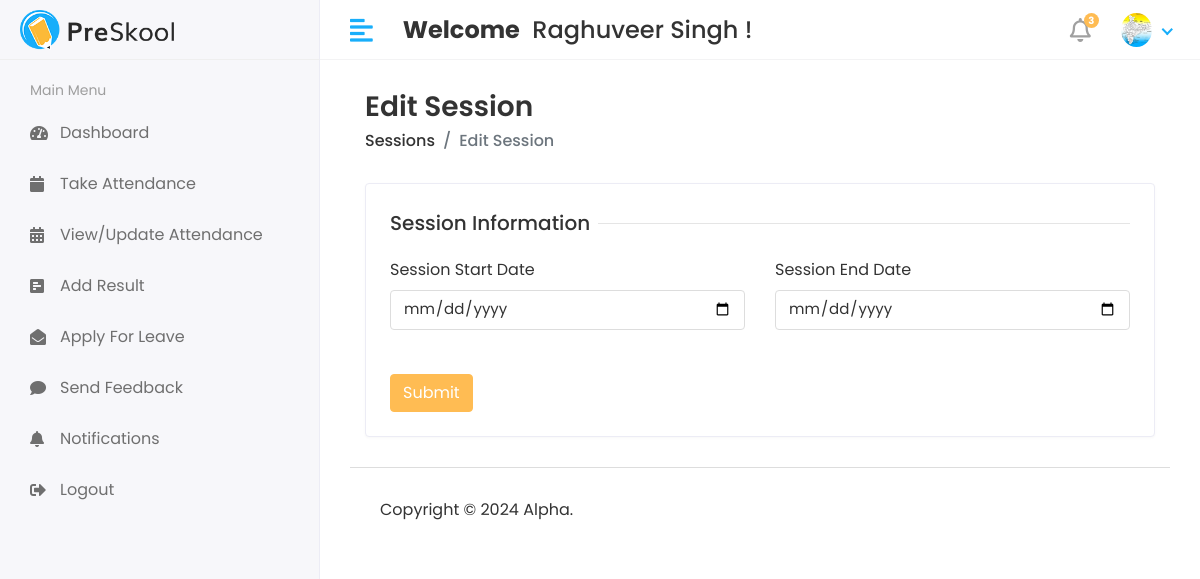
Screenshot of /Hod/Session/Edit/2 (signed in) with the database file from the repository.
### cmsapp/models.py (models this page shows, shortened)
class CustomUser(AbstractUser):
    USER = (
        (1, 'HOD'),
        (2, 'Staff'),
        (3, 'Student'),
    )
    user_type = models.CharField(choices=USER, max_length=50, default=1)
    profile_pic = models.ImageField(upload_to='media/profile_pic')

class Session_Year(models.Model):
    session_start = models.CharField(max_length=100)
    session_end = models.CharField(max_length=100)

### college_management_system/HOD_views.py (the view)
# urls.py: path('Hod/Session/Edit/<str:id>',HOD_views.EDIT_SESSION,name='edit_session'),
@login_required(login_url='/')
def EDIT_SESSION(request,id):
    session = Session_Year.objects.filter(id=id)
    context = {
        'session' : session,
    }
    return render(request, 'HOD/edit_session.html',context)

### templates/HOD/edit_session.html (shortened to what this page needs)
{% extends 'base.html' %}
{% block content %}
  <div class="content container-fluid">
    <div class="page-header">
      <div class="row align-items-center">
        <div class="col">
          <h3 class="page-title">Edit Session
          </h3>
          <ul class="breadcrumb">
            <li class="breadcrumb-item">
              <a href="subjects.html">Sessions
              </a>
            </li>
            <li class="breadcrumb-item active">Edit Session
            </li>
          </ul>
        </div>
      </div>
    </div>
    <div class="row">
      <div class="col-sm-12">
        <div class="card">
          <div class="card-body">
            <form action="{% url 'update_session' %}" method="post">
              <div class="row">
                <div class="col-12">
                  <h5 class="form-title">
                    <span>Session Information
                    </span>
                  </h5>
                </div>
                <div class="col-12 col-sm-6">
                  <div class="form-group">
                      <label>Session Start Date</label>
                      <div><input type="date" class="form-control" name="session_year_start" value="{% for i in session %}{{i.session_start}}{% endfor %}" required></div>
                  </div>
                </div>
                <div class="col-12 col-sm-6">
                    <div class="form-group">
                        <label>Session End Date</label>
                        <div><input type="date" class="form-control" name="session_year_end" value="{% for i in session %}{{i.session_end}}{% endfor %}" required></div>
                    </div>
                </div>
                <br>
                <div class="col-12 mt-4">
                  <button type="submit" class="btn btn-primary">Submit
                  </button>
                </div>
              </div>
            </form>
          </div>
        </div>
      </div>
    </div>
  </div>
{% endblock %}

### templates/includes/header.html (shortened to what this page needs)
{% load static %}
   <div class="header">
            <div class="header-left">
               <a href="index.html" class="logo">
               <img src="{% static 'assets/img/logo.png' %}" alt="Logo">
               </a>
            </div>
            <a href="javascript:void(0);" id="toggle_btn">
            <i class="fas fa-align-left"></i>
            </a>
            <div class="top-nav-search mt-3">
               <h4>
                  <strong>Welcome</strong>&nbsp; <span>{{user.first_name}} {{user.last_name}} !</span>
               </h4>
            </div>
            <ul class="nav user-menu">
               <li class="nav-item dropdown noti-dropdown">
                  <a href="#" class="dropdown-toggle nav-link" data-toggle="dropdown">
                  <i class="far fa-bell"></i> <span class="badge badge-pill">3</span>
                  </a>
               </li>
               <li class="nav-item dropdown has-arrow">
                  <a href="#" class="dropdown-toggle nav-link" data-toggle="dropdown">
                     {% if user.profile_pic == "" %}
                     <span class="user-img"><img class="rounded-circle" src="{% static 'assets/img/noimg.jpg' %}" width="31" alt=""></span>
                     {% else %}
                  <span class="user-img"><img class="rounded-circle" src="/{{user.profile_pic}}" width="31" alt="Ryan Taylor"></span>
                     {% endif %}
                  </a>
               </li>
            </ul>
         </div>

### static/assets/css/style.css (style rules this page uses)
html { height: 100%; }
body { background-color: #fff; color: #333; font-family: 'Poppins', sans-serif; font-size: 1rem; height: 100%; line-height: 1.5; overflow-x: hidden; }
h1, h2, h3, h4, h5, h6 { font-family: 'Poppins', sans-serif; margin-top: 0; }
.form-control { border: 1px solid #ddd; box-shadow: none; color: #333; font-size: 15px; height: 40px; }
a { color: #009ce7; }
input, button, a { transition: all 0.4s ease; -moz-transition: all 0.4s ease; -o-transition: all 0.4s ease; -ms-transition: all 0.4s ease; -webkit-transition: all 0.4s ease; }
input, input:focus, button, button:focus { outline: none; }
.form-group { margin-bottom: 1.25rem; }
ul, ol { padding: 0px; list-style: none; }
.btn-primary { background-color: #FFBC53; border: 1px solid #FFBC53; }
.card { border: 1px solid #ececf5; box-shadow: 0 1px 3px 0 rgba(0, 0, 0, 0.03); margin-bottom: 1.875rem; }
.card-body { padding: 1.5rem; }
.header { background-color: #fff; border-bottom: 1px solid #f3f3f4; left: 0; position: fixed; right: 0; top: 0; z-index: 1001; height: 60px; }
.header .header-left { float: left; height: 60px; padding: 0 20px; position: relative; width: 320px; z-index: 1; transition: all 0.2s ease-in-out; background-color: #f7f7fa; border-bottom: 1px solid #efefef; border-right: 1px solid #ececf5; display: flex; align-items: center; }
.header .header-left .logo { display: inline-block; line-height: 60px; }
.header .header-left .logo img { max-height: 40px; width: auto; }
.header .dropdown-toggle:after { display: none; }
.header .has-arrow .dropdown-toggle:after { border-top: 0; border-left: 0; border-bottom: 2px solid #18aefa; border-right: 2px solid #18aefa; content: ''; height: 8px; display: inline-block; pointer-events: none; -webkit-transform-origin: 66% 66%; -ms-transform-origin: 66% 66%; transform-origin: 66% 66%; -webkit-transform: rotate(45deg); -ms-transform: rotate(45deg); transform: rotate(45deg); -webkit-transition: all 0.15s ease-in-out; transition: all 0.15s ease-in-out; width: 8px; vertical-align: 0px; }
.user-menu { float: right; margin: 0; position: relative; z-index: 99; padding-right: 15px; }
.user-menu.nav > li > a { color: #a0a0a0; font-size: 14px; line-height: 58px; padding: 0 15px; height: 60px; }
.user-img { margin-right: 3px; position: relative; }
.top-nav-search { float: left; margin-left: 15px; }
.page-header { margin-bottom: 1.875rem; }
.page-header .breadcrumb { background-color: transparent; color: #6c757d; font-size: 1rem; font-weight: 500; margin-bottom: 0; padding: 0; }
.page-header .breadcrumb a { color: #333; }
.page-title { font-size: 28px; font-weight: 600; color: #333; margin-bottom: 5px; }
.user-menu.nav > li > a .badge { background-color: #FFBC53; display: block; font-size: 10px; font-weight: bold; height: 15px; width: 15px; position: absolute; right: 7px; top: 13px; color: #fff; padding: 3px; }
.user-menu.nav > li > a > i { font-size: 1.5rem; line-height: 60px; }
.form-title { width: 100%; max-width: 100%; padding: 0; font-size: 1.25rem; font-weight: 500; line-height: inherit; color: #333; white-space: normal; position: relative; display: block; margin-bottom: 20px; }
.form-title:before { content: ""; position: absolute; left: 0px; right: 0px; height: 1px; top: 50%; background-color: rgba(0, 0, 0, 0.1); }
.form-title span { padding: 0px 0.5rem 0 0; background-color: #fff; display: inline-block; z-index: 2; position: relative; }
@media (min-width: 992px) { #toggle_btn { align-items: center; color: #18aefa; display: inline-flex; float: left; font-size: 26px; height: 60px; justify-content: center; margin-left: 15px; padding: 0 15px; } }

### rows the page displays
CustomUser: first_name "Raghuveer", last_name "Singh", profile_pic (picture)
